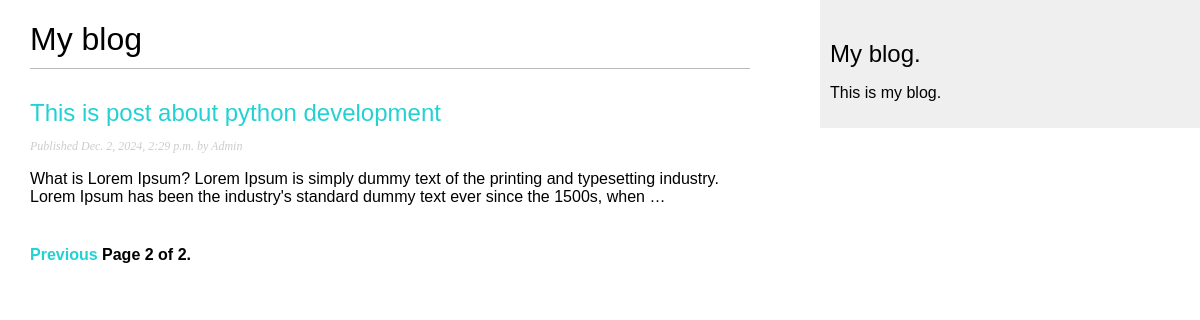
Screenshot of /blog/?page=2 with the database file from the repository.
### blog/models.py (models this page shows, shortened)
class Post(models.Model):
    class Status(models.TextChoices):
        DRAFT = 'DF' ,'Draft'
        PUBLISHED = 'PB' , 'Published'
    title = models.CharField(max_length=250)
    slug = models.SlugField(
                            max_length=250,
                            unique_for_date='publish'
                            )
    author = models.ForeignKey(
        settings.AUTH_USER_MODEL,
        on_delete=models.CASCADE,
        related_name='blog_posts'
    )
    body = models.TextField()
    publish = models.DateTimeField(default=timezone.now)
    created = models.DateTimeField(auto_now_add=True)
    updated = models.DateTimeField(auto_now=True)
    status = models.CharField(
        max_length=2,
        choices=Status,
        default=Status.DRAFT
    )
    objects = models.Manager()
    published = PublishManager()
    class Meta:
        ordering = ['-publish']
        indexes = models.Index(fields=['-publish']),
    def get_absolute_url(self):
        return reverse('blog:post_detail',
                       args=[self.publish.year,
                             self.publish.month,
                             self.publish.day,
                             self.slug])

### blog/views.py (the view)
# urls.py: path('',views.PostListView.as_view(),name='post_list'),
class PostListView(ListView):
    queryset = Post.published.all()
    context_object_name = 'posts'
    paginate_by = 3
    template_name = 'blog/post/list.html'

### blog/templates/blog/post/list.html (shortened to what this page needs)
{% extends "blog/base.html" %}
{% block content %}
   <h1>My blog</h1>
   {% for post in posts %}
      <h2>
        <a href="{{post.get_absolute_url}}">{{post.title}}</a>
      </h2>
      <p class="date">
        Published {{post.publish}} by {{post.author}}
      </p>
      {{post.body | truncatewords:30 | linebreaks}}
   {% endfor %}
  {% include "pagination.html" with page=page_obj %}
{% endblock content %}

### blog/static/css/blog.css (style rules this page uses)
body { margin: 0; padding: 0; font-family: Helvetica, sans-serif; }
a { color: rgb(35, 209 ,211); text-decoration: none; }
h1 { font-weight: normal; border-bottom: 1px solid #bbb; padding: 0 0 10px 0; }
h2 { font-weight: normal; margin: 30px 0 0; }
p.date { color: #ccc; font-family: Georgia, serif; font-size: 12px; font-style: italic; }

### rows the page displays
Post: title "This is post about python development", publish "Dec. 2, 2024, 2:29 p.m.", author "Admin", body "What is Lorem Ipsum? Lorem Ipsum is simply dummy text of the printing and typesetting industry. Lorem Ipsum has been the industry's standard dummy text ever since the 1500s, when …"

### other values shown
{{ page.number }} "2"
{{ page.paginator.num_pages }} "2"
